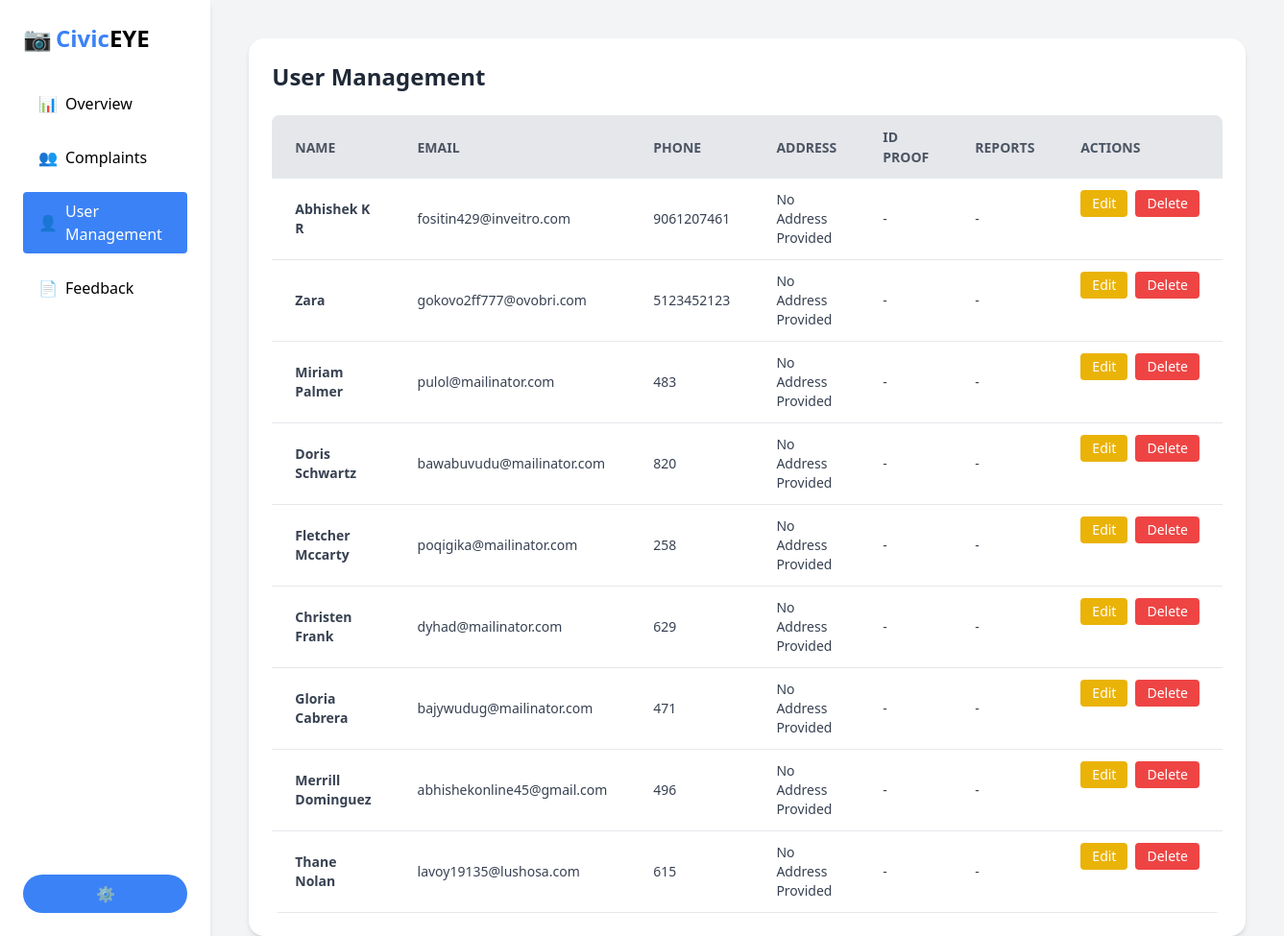
The app's page /user_manage/, older data.
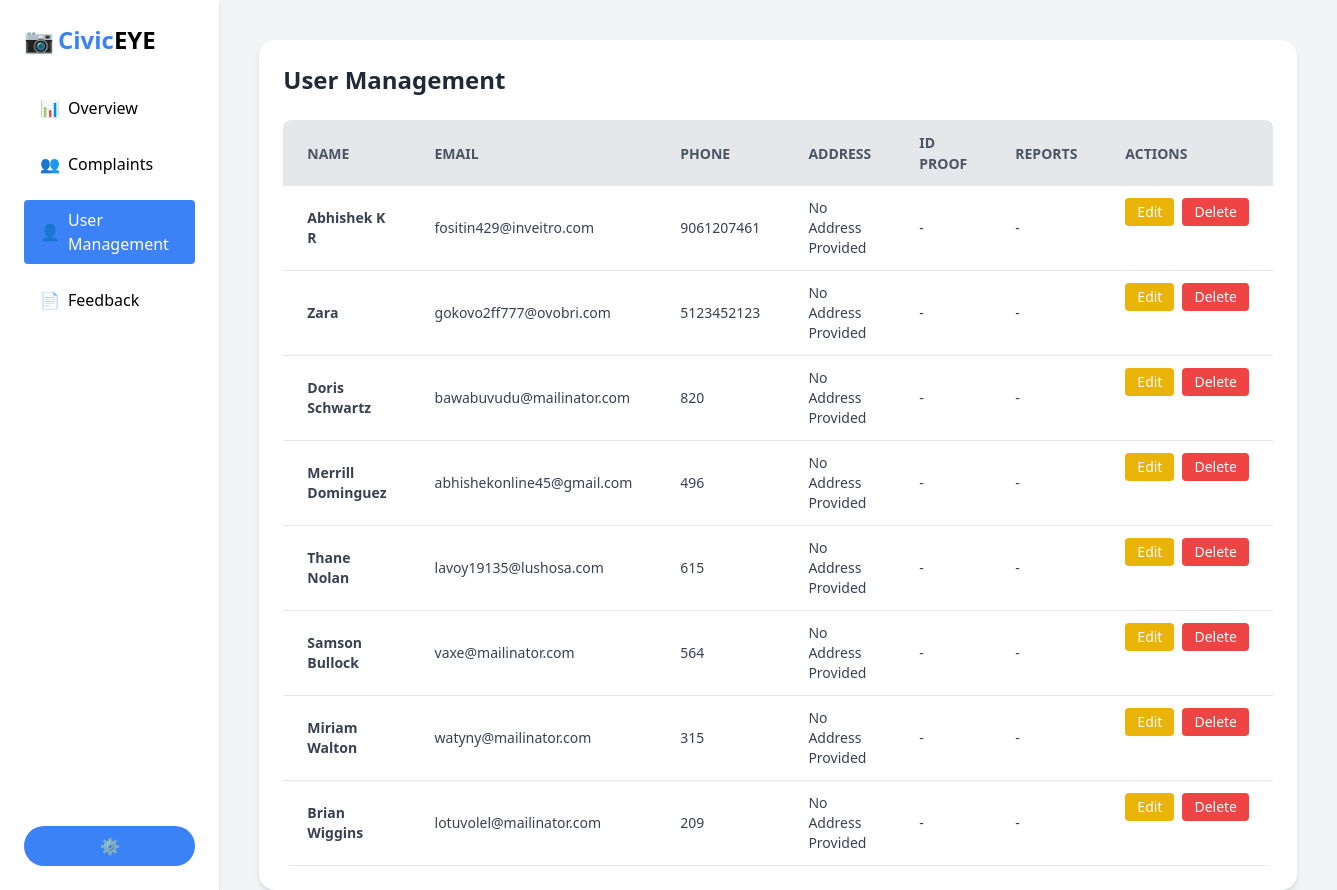
The same page, newer data.
### VCRA/models.py (models this page shows, shortened)
class UserRegistration(models.Model):
    user = models.OneToOneField(User, on_delete=models.CASCADE, related_name='registration', null=True, blank=True)  # Allows null for existing rows
    full_name = models.CharField(max_length=255)
    mobile_number = models.CharField(max_length=15)
    date_of_birth = models.DateField()
    email = models.EmailField(unique=True)
    password = models.CharField(max_length=255)
    state = models.CharField(max_length=100, default='Unknown')
    address = models.TextField(default='No Address Provided')
    id_proof_type = models.CharField(max_length=50, default='N/A')
    id_proof_number = models.CharField(max_length=50, default='Not Provided')
    created_at = models.DateTimeField(default=timezone.now)

### VCRA/views.py (the view)
# urls.py: path('user_manage/', views.user_manage, name='user_manage'),
def user_manage(request):
    users = UserRegistration.objects.all()
    return render(request, 'user_manage.html', {'users': users})

### VCRA/templates/user_manage.html (shortened to what the changed rows need)
<!DOCTYPE html>
<html lang="en">
  <head>
    <script src="https://cdn.tailwindcss.com"></script>
  </head>
  <body class="bg-gray-100 font-sans">
    <div class="flex h-screen">
      <aside class="w-64 bg-white shadow-md p-6 flex flex-col">
        <div class="flex items-center space-x-1 mb-8">
          <h1 class="text-2xl font-bold text-blue-500">Civic<span class="text-black">EYE</span></h1>
        </div>
      </aside>
      <main class="flex-1 p-10">
        <div class="bg-white p-6 rounded-2xl shadow-md">
          <h2 class="text-2xl font-bold mb-6 text-gray-800">User Management</h2>
          <div class="overflow-x-auto rounded-lg">
            <table class="min-w-full bg-white">
              <thead>
                <tr class="bg-gray-200 text-gray-600 uppercase text-sm leading-normal">
                  <th class="py-3 px-6 text-left">Name</th>
                  <th class="py-3 px-6 text-left">Email</th>
                  <th class="py-3 px-6 text-left">Phone</th>
                  <th class="py-3 px-6 text-left">Address</th>
                  <th class="py-3 px-6 text-left">ID Proof</th>
                  <th class="py-3 px-6 text-left">Reports</th>
                  <th class="py-3 px-6 text-left">Actions</th>
                </tr>
              </thead>
              <tbody class="text-gray-700 text-sm font-light">
                {% for user in users %}
                <tr class="border-b border-gray-200 hover:bg-gray-100">
                  <td class="py-3 px-6 text-left font-bold">{{ user.full_name }}</td>
                  <td class="py-3 px-6 text-left">{{ user.email }}</td>
                  <td class="py-3 px-6 text-left">{{ user.mobile_number }}</td>
                  <td class="py-3 px-6 text-left">{{ user.address }}</td>
                  <td class="py-3 px-6 text-left">
                    {% if user.id_proof %}
                    <a href="{{ user.id_proof.url }}" class="text-blue-500 hover:underline" target="_blank">View</a>
                    {% else %} - {% endif %}
                  </td>
                  <td class="py-3 px-6 text-left">
                    {% if user.report %}
                    <a href="{{ user.report.url }}" class="text-blue-500 hover:underline" target="_blank">View</a>
                    {% else %} - {% endif %}
                  </td>
                  <td class="py-3 px-6 text-left flex gap-2">
                    <a href="{% url 'edit_user' user.id %}" class="bg-yellow-500 hover:bg-yellow-600 text-white px-3 py-1 rounded text-sm">Edit</a>
                    <a href="{% url 'delete_user' user.id %}"
                      onclick="return confirm('Are you sure you want to delete this user?')"
                      class="bg-red-500 hover:bg-red-600 text-white px-3 py-1 rounded text-sm">Delete</a>
                  </td>
                </tr>
                {% empty %}
                <tr>
                  <td colspan="7" class="text-center py-4 text-gray-500">No users found.</td>
                </tr>
                {% endfor %}
              </tbody>
            </table>
          </div>
        </div>
      </main>
    </div>
  </body>
</html>

Row changes from the older to the newer data that the page shows:
removed UserRegistration: full_name "Miriam Palmer", email "pulol@mailinator.com", mobile_number "483", address "No Address Provided"
removed UserRegistration: full_name "Fletcher Mccarty", email "poqigika@mailinator.com", mobile_number "258", address "No Address Provided"
removed UserRegistration: full_name "Christen Frank", email "dyhad@mailinator.com", mobile_number "629", address "No Address Provided"
removed UserRegistration: full_name "Gloria Cabrera", email "bajywudug@mailinator.com", mobile_number "471", address "No Address Provided"
added UserRegistration: full_name "Samson Bullock", email "vaxe@mailinator.com", mobile_number "564", address "No Address Provided"
added UserRegistration: full_name "Miriam Walton", email "watyny@mailinator.com", mobile_number "315", address "No Address Provided"
added UserRegistration: full_name "Brian Wiggins", email "lotuvolel@mailinator.com", mobile_number "209", address "No Address Provided"
